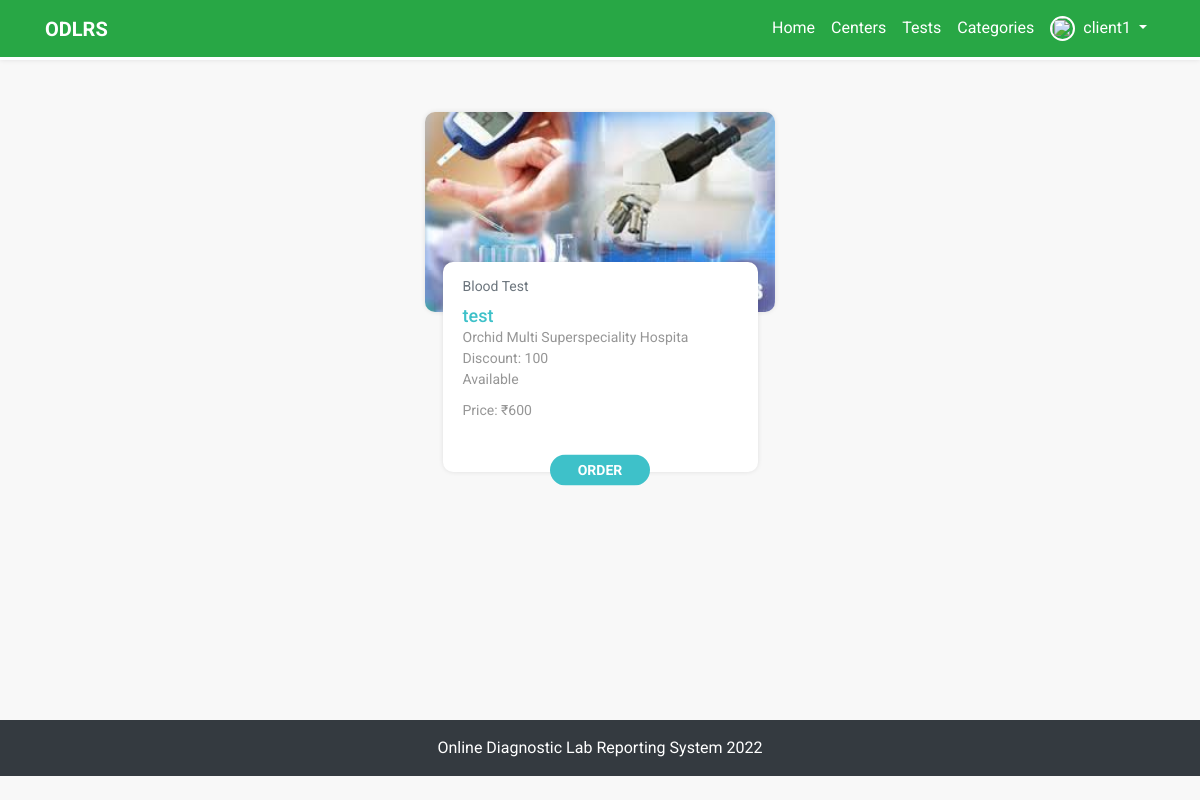
Screenshot of /test-details/59/ (signed in) with the database file from the repository.
### tests/models.py (models this page shows, shortened)
class Test(models.Model):
    ACTIVE_STATUS = (
        ('Available', 'AVAILABLE'),
        ('Closed', 'CLOSED'),
    )
    test_name = models.CharField(max_length=250, blank=False)
    image = models.ImageField(default='default_test.jpg', upload_to='test_pics')
    category = models.ForeignKey(TestCategory, on_delete=models.CASCADE, related_name='test_category')
    center = models.ForeignKey(DiagnosticCenter, on_delete=models.CASCADE, related_name='test_center')
    discount = models.PositiveIntegerField(null=True, blank=True)
    price = models.PositiveIntegerField(null=True, blank=True)
    active_status = models.CharField(max_length=20, choices=ACTIVE_STATUS, default='AVAILABLE')
    class Meta:
        ordering = ['-id']
        verbose_name_plural = 'Tests'

class TestCategory(models.Model):
    category_name = models.CharField(max_length=50)
    center = models.ForeignKey(DiagnosticCenter, on_delete=models.CASCADE, related_name='category_center',
                               null=True, blank=True)
    class Meta:
        verbose_name_plural = 'Test Categories'
        ordering = ['-id']
    def __str__(self):
        return self.category_name

### diagnostic_centers/models.py (models this page shows)
class DiagnosticCenter(models.Model):
    name = models.CharField(max_length=250, blank=False)
    image = models.ImageField(default='default_center.jpg', upload_to='diagnostic_center_pics')
    email = models.EmailField(blank=True)
    contact_no = models.CharField(max_length=20, blank=False)
    website = models.CharField(max_length=100, blank=True)
    address = models.CharField(max_length=150, blank=False)
    class Meta:
        verbose_name_plural = 'Diagnostic Centers'
    def __str__(self):
        return self.name

### tests/views.py (the view)
# urls.py: path('test-details/<int:id>/', test_details, name='test-details'),
def test_details(request, id=id):
    single_test_details = Test.objects.get(id=id)
    template = 'tests/test_details.html'
    context = {'single_test_details': single_test_details}
    return render(request, template, context)

### templates/tests/test_details.html (shortened to what this page needs)
{% extends 'base.html' %}
{% block content %}
<div class="container inner-content">
    <div class="row">
        <div class="col-4 offset-4">
            <div class="card test-box mt-4">
                <div class="card-title">
                    <img src="{{ single_test_details.image.url }}" class="card-img-top" alt="..." width="100%">
                </div>
                <div class="card-body" style="min-height: 210px">
                    <p class="card-subtitle mb-2 text-muted">{{ single_test_details.category }}</p>
                    <h6 class="">
                        <a href="{% url 'tests:test-details' single_test_details.id %}">
                            {{ single_test_details.test_name }}
                        </a>
                    </h6>
                    <p class="card-text">{{ single_test_details.center }}</p>
                    <p class="card-text">Discount: {{ single_test_details.discount }}</p>
                    <p class="card-text">{{ single_test_details.active_status }}</p>
                    <p class="card-text text-dange price">Price: <span id="price">₹{{ single_test_details.price }}</span>
                        </p>
                    <a class="btn btn-sm order-btn text-center" href="{% url 'tests:order' single_test_details.id %}"
                        type="submit" style="bottom: -49px">
                        ORDER
                    </a>
                </div>
            </div>
        </div>
    </div>
</div>
{% endblock %}

### templates/base.html (shortened to what this page needs)
{% load static %}
<!DOCTYPE html>
<html>
<head>
	<link rel="stylesheet" href="https://use.fontawesome.com/releases/v5.8.0/css/all.css"
>
	<link rel="stylesheet" type="text/css" href="{% static 'css/bootstrap.min.css' %}">
	<link rel="stylesheet" type="text/css" href="{% static 'css/fakeLoader.min.css' %}">
	<link rel="stylesheet" type="text/css" href="{% static 'css/style.css' %}">
</head>
<body>
	<nav class="navbar navbar-expand-lg bg-success">
		<div class="container">
			<a class="navbar-brand text-white" href="{% url 'home' %}"><b>ODLRS</b></a>
			<div class="collapse navbar-collapse" id="navbarSupportedContent">
				<ul class="navbar-nav ml-auto">
					<li class="nav-item ">
						<a class="nav-link" href="{% url 'home' %}">Home</a>
					</li>
					<li class="nav-item">
						<a class="nav-link" href="{% url 'diagnostic_centers:all-centers' %}">Centers</a>
					</li>
					<li class="nav-item ">
						<a class="nav-link" href="{% url 'tests:all-tests' %}">Tests</a>
					</li>
					<li class="nav-item">
						<a class="nav-link" href="{% url 'tests:categories' %}">Categories</a>
					</li>
					{% if user.is_authenticated %}
					<li class="nav-item user-profile">
						<a class="nav-link d-flex dropdown-btn" href="#">
							<img src="{{ user.customer_profile.image.url }}" alt="" class="rounded-circle">
							<span class=" dropdown-toggle ml-2">{{user.username}} </span>
						</a>
					</li>
					{% endif %}
				</ul>
			</div>
		</div>
	</nav>
	{% block content %} {% endblock %} {% block extra_body %} {% endblock %}
	<div class="footer text-white text-center py-3 bg-dark">
		<div class="w-100 text-center d-flex justify-content-center">
			<div class="d-box px-2">
				<a class="text-white" target="_blank" data-toggle="tooltip"
					data-placement="top" title="Online Diagnostic Lab Reporting System 2022">Online Diagnostic Lab Reporting System 2022</a>
			</div>
		</div>
	</div>
</body>
</html>

### static/css/style.css (style rules this page uses)
* { margin: 0; padding: 0; -webkit-box-sizing: border-box; box-sizing: border-box; font-family: "Roboto", sans-serif; scroll-behavior: smooth; }
a { text-decoration: none; }
.card, .card-header, .card-footer { border: 0; }
html, body { background: #f8f8f8; }
nav.navbar { background: transparent; -webkit-box-shadow: 0 0 5px rgba(0, 0, 0, 0.1); box-shadow: 0 0 5px rgba(0, 0, 0, 0.1); position: fixed; top: 0; z-index: 99999; width: 100%; background: #328691; border-bottom: 3px solid white; }
nav.navbar ul li a { color: #fff; font-size: 16px; outline: none; }
nav.navbar .user-profile { position: relative; }
nav.navbar .user-profile img { width: 25px; height: 25px; border: 2px solid white; }
.inner-content { padding-top: 5.5rem; min-height: 90vh; }
p { margin-bottom: 0; }
.test-box { width: 100%; height: auto; background: none; border: 0; }
.test-box .card-title { margin-bottom: 0; -webkit-box-shadow: 0 0 5px rgba(0, 0, 0, 0.1); box-shadow: 0 0 5px rgba(0, 0, 0, 0.1); border-radius: 10px; -webkit-border-radius: 10px; -moz-border-radius: 10px; -ms-border-radius: 10px; -o-border-radius: 10px; }
.test-box .card-title img { border-radius: 10px; min-height: 200px; -webkit-border-radius: 10px; -moz-border-radius: 10px; -ms-border-radius: 10px; -o-border-radius: 10px; }
.test-box .card-body { width: 90%; min-height: 150px; -webkit-box-shadow: 0 0 5px rgba(0, 0, 0, 0.1); box-shadow: 0 0 5px rgba(0, 0, 0, 0.1); margin: auto; border-radius: 10px; -webkit-border-radius: 10px; -moz-border-radius: 10px; -ms-border-radius: 10px; -o-border-radius: 10px; position: relative; top: -50px; background: #fff; }
.test-box .card-body p { font-size: 14px; color: #969696; }
.test-box .card-body p.price { margin-top: 10px; }
.test-box .card-body h6 { font-size: 18px; margin-bottom: 0; }
.test-box .card-body h6 a { color: #3ec1c9; text-decoration: none; }
.test-box a.order-btn { position: relative; bottom: -32px; left: 50%; transform: translate(-50%, -50%); min-width: 100px; border-radius: 30px; background: #3ec1c9; color: white; font-weight: bold; transition: all 0.3s ease-in 0s; -webkit-transition: all 0.3s ease-in 0s; -moz-transition: all 0.3s ease-in 0s; -ms-transition: all 0.3s ease-in 0s; -o-transition: all 0.3s ease-in 0s; -webkit-border-radius: 30px; -moz-border-radius: 30px; -ms-border-radius: 30px; -o-border-radius: 30px; -webkit-transform: translate(-50%, -50%); -moz-transform: translate(-50%, -50%); -ms-transform: translate(-50%, -50%); -o-transform: translate(-50%, -50%); }
.footer { background: #328691; position: relative; z-index: 11; }

### rows the page displays
Test: image (picture), category "Blood Test", test_name "test", center "Orchid Multi Superspeciality Hospita", discount "100", active_status "Available", price "600"

### other values shown
{{ user.username }} "client1"
